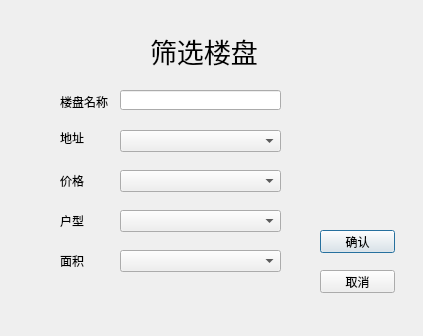
<?xml version="1.0" encoding="UTF-8"?>
<ui version="4.0">
 <class>choose</class>
 <widget class="QDialog" name="choose">
  <property name="geometry">
   <rect>
    <x>0</x>
    <y>0</y>
    <width>423</width>
    <height>336</height>
   </rect>
  </property>
  <property name="windowTitle">
   <string>组合筛选</string>
  </property>
  <widget class="QLabel" name="label">
   <property name="geometry">
    <rect>
     <x>150</x>
     <y>30</y>
     <width>141</width>
     <height>41</height>
    </rect>
   </property>
   <property name="font">
    <font>
     <family>Arial</family>
     <pointsize>20</pointsize>
    </font>
   </property>
   <property name="text">
    <string>筛选楼盘</string>
   </property>
  </widget>
  <widget class="QLineEdit" name="lineEdit">
   <property name="geometry">
    <rect>
     <x>120</x>
     <y>90</y>
     <width>161</width>
     <height>20</height>
    </rect>
   </property>
  </widget>
  <widget class="QLabel" name="label_2">
   <property name="geometry">
    <rect>
     <x>60</x>
     <y>91</y>
     <width>54</width>
     <height>21</height>
    </rect>
   </property>
   <property name="text">
    <string>楼盘名称</string>
   </property>
  </widget>
  <widget class="QLabel" name="label_3">
   <property name="geometry">
    <rect>
     <x>60</x>
     <y>130</y>
     <width>54</width>
     <height>16</height>
    </rect>
   </property>
   <property name="text">
    <string>地址</string>
   </property>
  </widget>
  <widget class="QLabel" name="label_4">
   <property name="geometry">
    <rect>
     <x>60</x>
     <y>170</y>
     <width>54</width>
     <height>21</height>
    </rect>
   </property>
   <property name="text">
    <string>价格</string>
   </property>
  </widget>
  <widget class="QComboBox" name="comboBox">
   <property name="geometry">
    <rect>
     <x>120</x>
     <y>170</y>
     <width>161</width>
     <height>22</height>
    </rect>
   </property>
  </widget>
  <widget class="QLabel" name="label_5">
   <property name="geometry">
    <rect>
     <x>60</x>
     <y>210</y>
     <width>54</width>
     <height>21</height>
    </rect>
   </property>
   <property name="text">
    <string>户型</string>
   </property>
  </widget>
  <widget class="QComboBox" name="comboBox_2">
   <property name="geometry">
    <rect>
     <x>120</x>
     <y>210</y>
     <width>161</width>
     <height>22</height>
    </rect>
   </property>
  </widget>
  <widget class="QComboBox" name="comboBox_3">
   <property name="geometry">
    <rect>
     <x>120</x>
     <y>250</y>
     <width>161</width>
     <height>22</height>
    </rect>
   </property>
  </widget>
  <widget class="QPushButton" name="pushButton">
   <property name="geometry">
    <rect>
     <x>320</x>
     <y>230</y>
     <width>75</width>
     <height>23</height>
    </rect>
   </property>
   <property name="text">
    <string>确认</string>
   </property>
  </widget>
  <widget class="QPushButton" name="pushButton_2">
   <property name="geometry">
    <rect>
     <x>320</x>
     <y>270</y>
     <width>75</width>
     <height>23</height>
    </rect>
   </property>
   <property name="text">
    <string>取消</string>
   </property>
  </widget>
  <widget class="QLabel" name="label_6">
   <property name="geometry">
    <rect>
     <x>60</x>
     <y>250</y>
     <width>54</width>
     <height>21</height>
    </rect>
   </property>
   <property name="text">
    <string>面积</string>
   </property>
  </widget>
  <widget class="QComboBox" name="comboBox_4">
   <property name="geometry">
    <rect>
     <x>120</x>
     <y>130</y>
     <width>161</width>
     <height>22</height>
    </rect>
   </property>
  </widget>
 </widget>
 <resources/>
 <connections/>
</ui>
